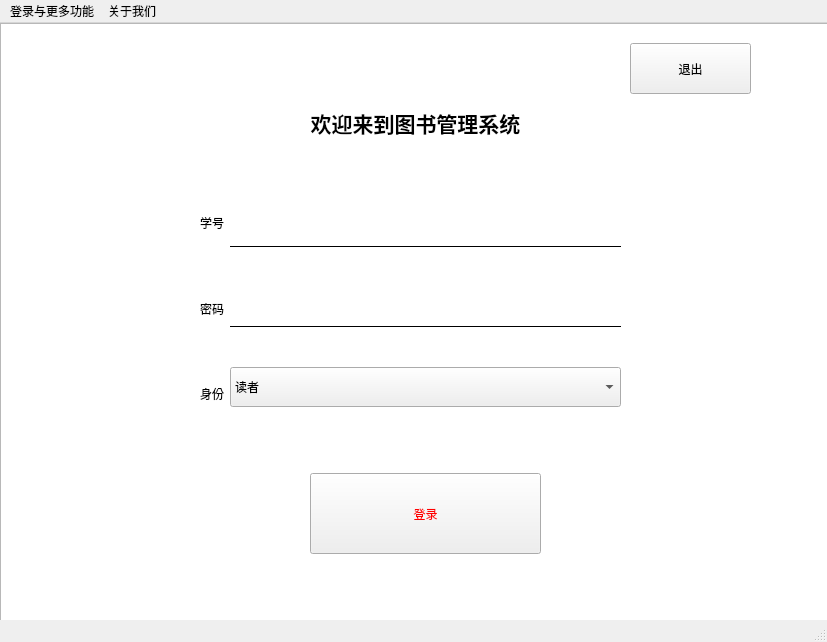
<?xml version="1.0" encoding="UTF-8"?>
<ui version="4.0">
 <class>MainWindow</class>
 <widget class="QMainWindow" name="MainWindow">
  <property name="geometry">
   <rect>
    <x>0</x>
    <y>0</y>
    <width>827</width>
    <height>642</height>
   </rect>
  </property>
  <property name="windowTitle">
   <string>MainWindow</string>
  </property>
  <widget class="QWidget" name="centralwidget">
   <widget class="QWidget" name="layoutWidget">
    <property name="geometry">
     <rect>
      <x>200</x>
      <y>150</y>
      <width>421</width>
      <height>271</height>
     </rect>
    </property>
    <layout class="QHBoxLayout" name="horizontalLayout">
     <item>
      <layout class="QVBoxLayout" name="verticalLayout_2">
       <item>
        <widget class="QLabel" name="user">
         <property name="minimumSize">
          <size>
           <width>0</width>
           <height>100</height>
          </size>
         </property>
         <property name="text">
          <string>学号</string>
         </property>
         <property name="alignment">
          <set>Qt::AlignRight|Qt::AlignTrailing|Qt::AlignVCenter</set>
         </property>
        </widget>
       </item>
       <item>
        <widget class="QLabel" name="password">
         <property name="text">
          <string>密码</string>
         </property>
         <property name="alignment">
          <set>Qt::AlignRight|Qt::AlignTrailing|Qt::AlignVCenter</set>
         </property>
        </widget>
       </item>
       <item>
        <widget class="QLabel" name="id">
         <property name="minimumSize">
          <size>
           <width>0</width>
           <height>100</height>
          </size>
         </property>
         <property name="maximumSize">
          <size>
           <width>16777215</width>
           <height>120</height>
          </size>
         </property>
         <property name="text">
          <string>身份</string>
         </property>
         <property name="alignment">
          <set>Qt::AlignRight|Qt::AlignTrailing|Qt::AlignVCenter</set>
         </property>
        </widget>
       </item>
      </layout>
     </item>
     <item>
      <layout class="QVBoxLayout" name="verticalLayout">
       <item>
        <widget class="QLineEdit" name="xh">
         <property name="minimumSize">
          <size>
           <width>0</width>
           <height>40</height>
          </size>
         </property>
         <property name="styleSheet">
          <string notr="true">QLineEdit {
background-color: rgba(255, 255,255,0);
border:none;
border-bottom:1px solid black
}</string>
         </property>
        </widget>
       </item>
       <item>
        <widget class="QLineEdit" name="mm">
         <property name="minimumSize">
          <size>
           <width>0</width>
           <height>40</height>
          </size>
         </property>
         <property name="sizeIncrement">
          <size>
           <width>0</width>
           <height>40</height>
          </size>
         </property>
         <property name="styleSheet">
          <string notr="true">QLineEdit {
background-color: rgba(255, 255,255,0);
border:none;
border-bottom:1px solid black
}</string>
         </property>
         <property name="echoMode">
          <enum>QLineEdit::Password</enum>
         </property>
        </widget>
       </item>
       <item>
        <widget class="QComboBox" name="cb1">
         <property name="minimumSize">
          <size>
           <width>0</width>
           <height>40</height>
          </size>
         </property>
         <property name="styleSheet">
          <string notr="true"/>
         </property>
         <item>
          <property name="text">
           <string>读者</string>
          </property>
         </item>
         <item>
          <property name="text">
           <string>管理员</string>
          </property>
         </item>
        </widget>
       </item>
      </layout>
     </item>
    </layout>
   </widget>
   <widget class="QLabel" name="title">
    <property name="geometry">
     <rect>
      <x>220</x>
      <y>50</y>
      <width>391</width>
      <height>101</height>
     </rect>
    </property>
    <property name="text">
     <string>&lt;html&gt;&lt;head/&gt;&lt;body&gt;&lt;p align=&quot;center&quot;&gt;&lt;span style=&quot; font-size:16pt; font-weight:700;&quot;&gt;欢迎来到图书管理系统&lt;/span&gt;&lt;/p&gt;&lt;/body&gt;&lt;/html&gt;</string>
    </property>
    <property name="alignment">
     <set>Qt::AlignCenter</set>
    </property>
   </widget>
   <widget class="QPushButton" name="dl">
    <property name="geometry">
     <rect>
      <x>310</x>
      <y>450</y>
      <width>231</width>
      <height>81</height>
     </rect>
    </property>
    <property name="styleSheet">
     <string notr="true">color: rgb(255, 0, 0);</string>
    </property>
    <property name="text">
     <string>登录</string>
    </property>
   </widget>
   <widget class="QPushButton" name="tc">
    <property name="geometry">
     <rect>
      <x>630</x>
      <y>20</y>
      <width>121</width>
      <height>51</height>
     </rect>
    </property>
    <property name="text">
     <string>退出</string>
    </property>
   </widget>
   <widget class="QListWidget" name="listWidget">
    <property name="geometry">
     <rect>
      <x>0</x>
      <y>0</y>
      <width>861</width>
      <height>601</height>
     </rect>
    </property>
    <property name="styleSheet">
     <string notr="true">border-image:url(:/西工大.jpg)</string>
    </property>
   </widget>
   <zorder>listWidget</zorder>
   <zorder>layoutWidget</zorder>
   <zorder>title</zorder>
   <zorder>dl</zorder>
   <zorder>tc</zorder>
  </widget>
  <widget class="QMenuBar" name="menubar">
   <property name="geometry">
    <rect>
     <x>0</x>
     <y>0</y>
     <width>827</width>
     <height>26</height>
    </rect>
   </property>
   <widget class="QMenu" name="menu">
    <property name="title">
     <string>登录与更多功能</string>
    </property>
    <addaction name="actionlog_on"/>
    <addaction name="log1"/>
    <addaction name="log2"/>
    <addaction name="cp"/>
   </widget>
   <widget class="QMenu" name="menu_2">
    <property name="title">
     <string>关于我们</string>
    </property>
    <addaction name="actioninfomation"/>
   </widget>
   <addaction name="menu"/>
   <addaction name="menu_2"/>
  </widget>
  <widget class="QStatusBar" name="statusbar"/>
  <action name="actionlog_on">
   <property name="text">
    <string>登录</string>
   </property>
  </action>
  <action name="actioninfomation">
   <property name="text">
    <string>infomation</string>
   </property>
  </action>
  <action name="log1">
   <property name="text">
    <string>注册为读者</string>
   </property>
  </action>
  <action name="log2">
   <property name="text">
    <string>注册为管理员</string>
   </property>
  </action>
  <action name="cp">
   <property name="text">
    <string>修改密码</string>
   </property>
  </action>
 </widget>
 <tabstops>
  <tabstop>xh</tabstop>
  <tabstop>listWidget</tabstop>
  <tabstop>cb1</tabstop>
  <tabstop>dl</tabstop>
  <tabstop>tc</tabstop>
  <tabstop>mm</tabstop>
 </tabstops>
 <resources>
  <include location="ui_and_photos/bj1.qrc"/>
 </resources>
 <connections/>
</ui>
